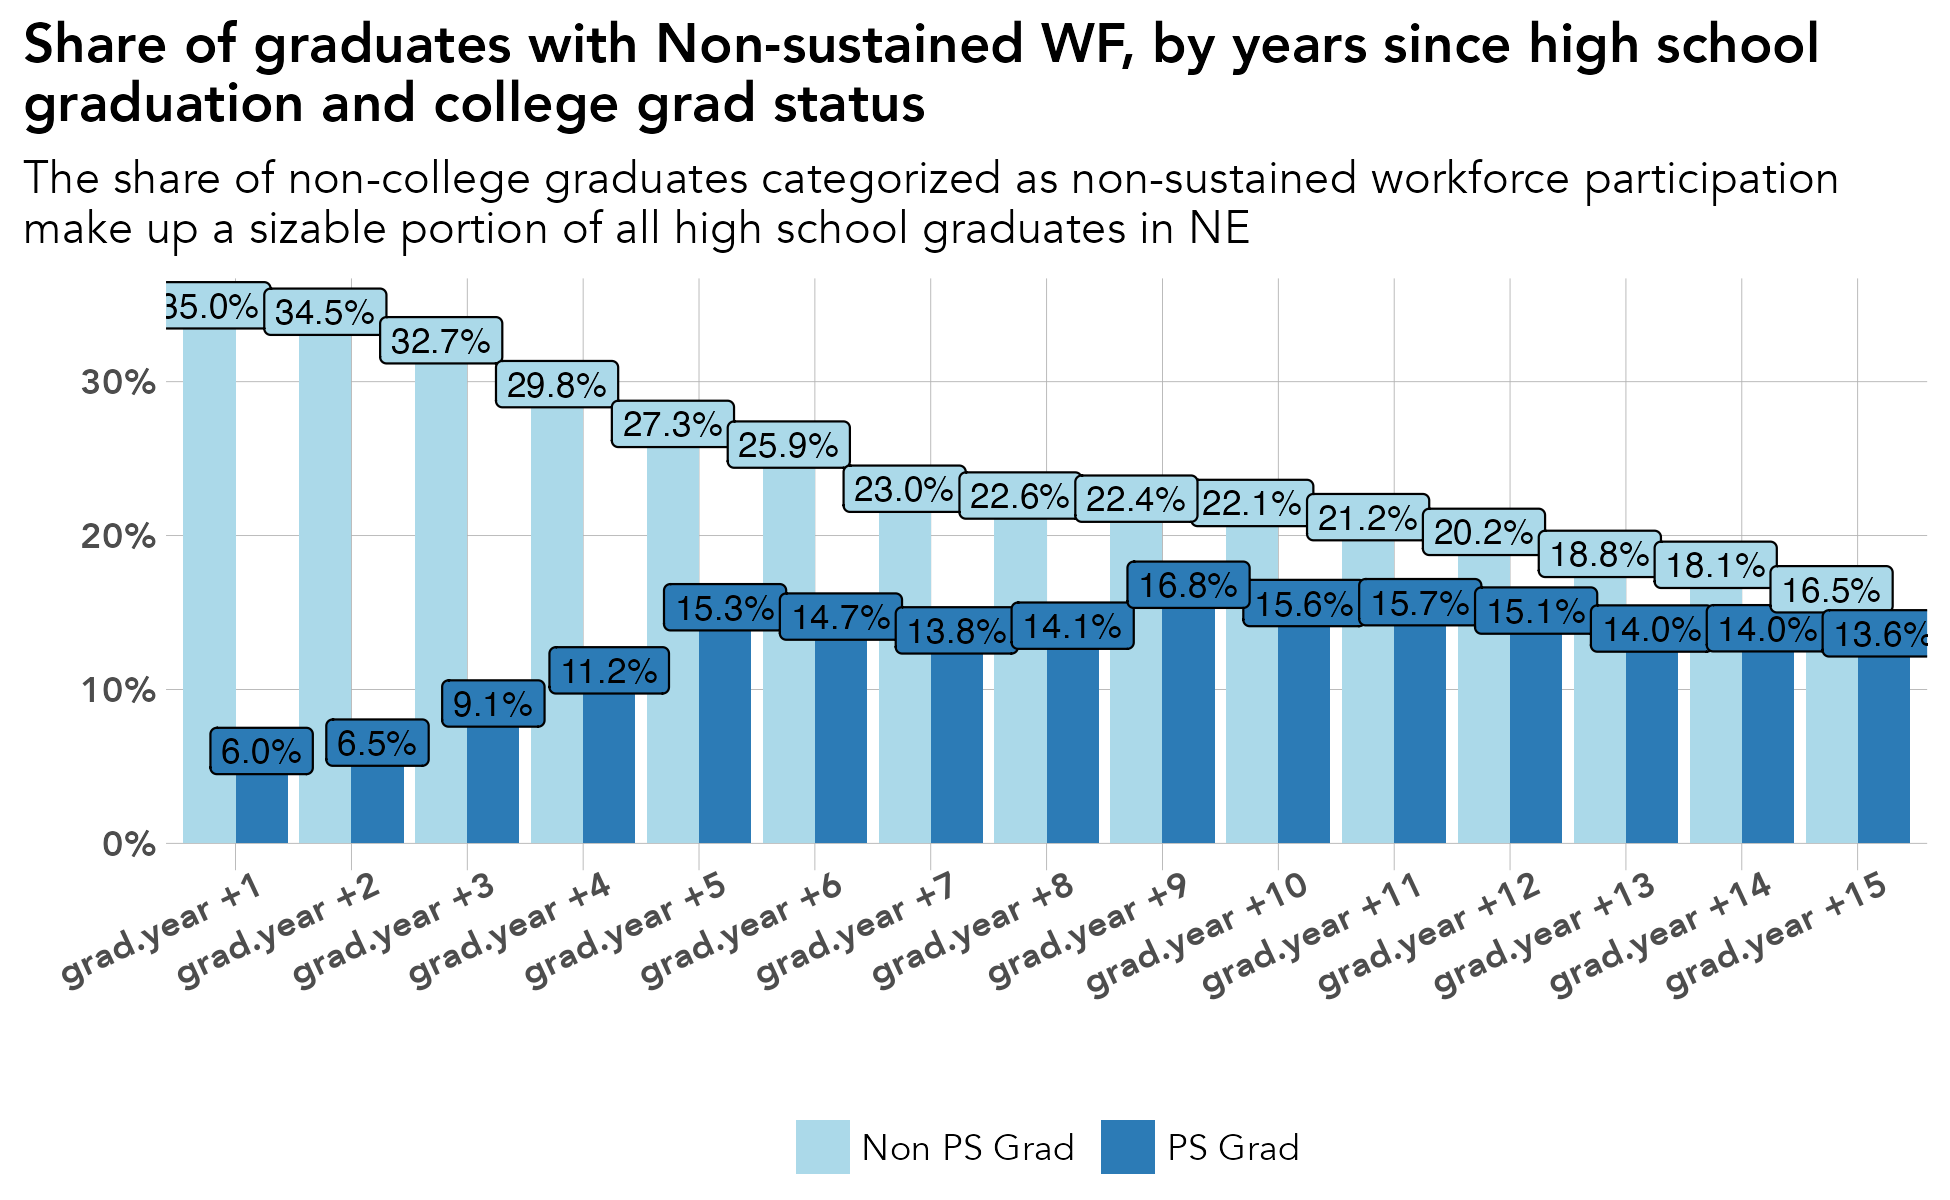

This figure's R source:
# library -----------------------------------------------------------------
library(tidyverse)
library(sf)
library(ggrepel)
library(scales)
library(ggiraph)
library(rmapshaper)
library(cowplot)
library(RColorBrewer)
library(readxl)
library(lubridate)
library(readxl)
library(systemfonts)
reset_font_cache()
library(ggtext)
library(janitor)
library(cowplot)


rm(list = ls())

# themes ------------------------------------------------------------------
theme_bar <- theme_bw() +
  theme(panel.grid.major = element_line(color = "grey70", size = 0.1),
        panel.grid.minor = element_blank(),
        axis.ticks = element_blank(),
        axis.text = element_text(face = "bold"),
        panel.border = element_blank(),
        legend.background = element_rect(fill = "transparent", color = "transparent"),
        legend.key = element_rect(fill = "transparent"),
        legend.key.size = unit(1, "lines"),
        legend.margin = margin(0,0,0,0),
        legend.title = element_blank(),
        legend.text = element_text(margin = margin(l = 2)),
        text = element_text(family = "Avenir") ,
        plot.title.position = "plot",
        plot.title = element_text(face = "bold"))

theme_line <- theme_bw() +
  theme(legend.background = element_rect(fill = "transparent", color = "transparent"),
        legend.key = element_rect(fill = "transparent"),
        legend.text = element_text(margin = margin(l = 2)),
        panel.grid.minor = element_blank(),
        panel.grid.major = element_line(color = "grey70", size = 0.1),
        axis.ticks = element_blank(),
        axis.text = element_text(face = "bold"),
        panel.border = element_blank(),
        legend.margin = margin(0,0,0,0),
        legend.key.size = unit(1, "lines"),
        text = element_text(family = "Avenir") ,
        plot.title.position = "plot",
        plot.title = element_text(face = "bold"))


theme_sf <- theme_bw() +
  theme(axis.text.x=element_blank(),
        axis.text.y=element_blank(),
        axis.ticks=element_blank(),
        panel.background = element_blank(),
        panel.grid.major = element_line(color = "white"),
        panel.border = element_blank(),
        legend.title = element_blank(),
        legend.text = element_text(margin = margin(l = 2)),
        legend.margin = margin(0,0,0,0),
        legend.key.size = unit(1, "lines"),
        text = element_text(family = "Avenir") ,
        plot.title.position = "plot",
        plot.title = element_text(face = "bold"))

regions <- read_csv("/Users/kellyasche/Library/CloudStorage/GoogleDrive-kasche@ruralmn.org/My Drive/Data Prep/R Projects/Join docs/county_regions.csv") %>%
  select(5,6) %>%
  unique() %>%
  mutate(edr = str_replace(edr, "  ", " "),
         planning.region = str_replace(planning.region, " Minnesota", ""),
         planning.region = fct_relevel(planning.region, "Northwest", "Northeast", "Central", "Seven County Mpls-St Paul", "Southwest", "Southeast"),
         edr = fct_relevel(edr, "EDR 1 - Northwest", "EDR 2 - Headwaters", "EDR 3 - Arrowhead", "EDR 4 - West Central", "EDR 5 - North Central", "EDR 6E- Southwest Central", "EDR 6W- Upper Minnesota Valley", "EDR 7E- East Central", "EDR 7W- Central", "EDR 8 - Southwest", "EDR 9 - South Central", "EDR 10 - Southeast", "EDR 11 - 7 County Twin Cities", "Minnesota"))

counties.regions <- read_csv("/Users/kellyasche/Library/CloudStorage/GoogleDrive-kasche@ruralmn.org/My Drive/Data Prep/R Projects/Join docs/county_regions.csv") %>%
  mutate(countyfp = formatC(countyfp, width = 3, flag = "0"),
         Name = str_to_title(Name),
         Name = str_replace(Name, "Q", "q"),
         Name = str_replace(Name, "Of The", "of the"),
         Name = str_replace(Name, "Mcleod", "McLeod"),
         Dem_Desc = ifelse(Name == "Minnesota", "Minnesota", Dem_Desc) ,
         edr = str_replace(edr, "  ", " "),
         planning.region = str_replace(planning.region, " Minnesota", ""),
         planning.region = fct_relevel(planning.region, "Northwest", "Northeast", "Central", "Seven County Mpls-St Paul", "Southwest", "Southeast"),
         edr = fct_relevel(edr, "EDR 1 - Northwest", "EDR 2 - Headwaters", "EDR 3 - Arrowhead", "EDR 4 - West Central", "EDR 5 - North Central", "EDR 6E- Southwest Central", "EDR 6W- Upper Minnesota Valley", "EDR 7E- East Central", "EDR 7W- Central", "EDR 8 - Southwest", "EDR 9 - South Central", "EDR 10 - Southeast", "EDR 11 - 7 County Twin Cities", "Minnesota"))

color.ruca <- c("Entirely rural" = "#009933", "Town/rural mix" = "#99CC33", "Urban/town/rural mix" = "#CC9966", "Entirely urban" = "#754C29", "Minnesota" = "black")

color.pr <- c("Northwest" = "#4575b4","Northeast" = "grey", "Central" = "#fee090", "Seven County Mpls-St Paul" = "#d73027", "Southwest" = "#91bfdb", "Southeast" = "#fc8d59", "Minnesota" = "black")

color.edr <- c("EDR 1 - Northwest" = "#b3cde3", "EDR 2 - Headwaters" = "#8c96c6", "EDR 3 - Arrowhead" = "#fe9929", "EDR 4 - West Central" = "#8856a7", "EDR 5 - North Central" = "#810f7c", "EDR 6E- Southwest Central" = "#e5f5f9", "EDR 6W- Upper Minnesota Valley" = "#bdc9e1", "EDR 7E- East Central" = "#99d8c9", "EDR 7W- Central" = "#2ca25f", "EDR 8 - Southwest" = "#74a9cf", "EDR 9 - South Central" = "#0570b0", "EDR 10 - Southeast" = "#d7301f", "EDR 11 - 7 County Twin Cities" = "#d8b365", "Minnesota" = "black")

color.pr.edr <- c ("Northwest" = "#4575b4","Northeast" = "#e0f3f8", "Central" = "#fee090", "Seven County Mpls-St Paul" = "#d73027", "Southwest" = "#91bfdb", "Southeast" = "#fc8d59", "Minnesota" = "black", "EDR 1 - Northwest" = "#b3cde3", "EDR 2 - Headwaters" = "#8c96c6", "EDR 3 - Arrowhead" = "#fe9929", "EDR 4 - West Central" = "#8856a7", "EDR 5 - North Central" = "#810f7c", "EDR 6E- Southwest Central" = "#e5f5f9", "EDR 6W- Upper Minnesota Valley" = "#bdc9e1", "EDR 7E- East Central" = "#99d8c9", "EDR 7W- Central" = "#2ca25f", "EDR 8 - Southwest" = "#74a9cf", "EDR 9 - South Central" = "#0570b0", "EDR 10 - Southeast" = "#d7301f", "EDR 11 - 7 County Twin Cities" = "#d8b365")

color.six <- c("#009933", "#4575b4", "grey", "#fee090", "#fc8d59", "#d73027")

mn_counties <- st_read("/Users/kellyasche/Library/CloudStorage/GoogleDrive-kasche@ruralmn.org/My Drive/Data Prep/R Projects/Shapefiles/County shapefiles/MNCounties_MNDOT.shp", quiet = TRUE) %>%
  ms_simplify(keep = .01, keep_shapes = TRUE) %>%
  rename("countyfp" = "FIPS_CODE")

counties.regions.1 <- counties.regions %>%
  mutate(statefp = "27",
         project.pr = ifelse(edr %in% c("EDR 1 - Northwest", "EDR 2 - Headwaters", "EDR 4 - West Central"), "Northwest",
                             ifelse(edr == "EDR 3 - Arrowhead", "Northeast",
                                    ifelse(edr %in% c("EDR 5 - North Central", "EDR 7E- East Central", "EDR 7W- Central"), "Central",
                                           ifelse(edr %in% c("EDR 6E- Southwest Central", "EDR 6W- Upper Minnesota Valley", "EDR 8 - Southwest"), "Southwest",
                                                  ifelse(edr %in% c("EDR 9 - South Central", "EDR 10 - Southeast"), "Southern", as.character(planning.region)))))),
         project.pr = fct_relevel(project.pr, "Northwest", "Northeast", "Central", "Seven County Mpls-St Paul", "Southwest", "Southern"))

# Prep data ---------------------------------------------------------------
original <- read_csv("Data/SLEDS/Masters/States/annual-seven-states.csv")

ps.grad <- read_csv("Data/SLEDS/Masters/Master-report-dataset.csv") %>%
  select(PersonID, ps.grad) 

data.non.ps.grad <- original %>%
  left_join(ps.grad, by = "PersonID") %>%
  filter(ps.grad == "No") %>%
  filter(!states %in% c("After 2023")) %>%
  mutate(states = ifelse(states %in% c("Meaningful emp EDR", "Meaningful emp County"), "Sustained WF - NE", states),
         states = str_replace(states, "Not meaningful, not attending ps", "Non-sustained WF"),
         states = str_replace(states, "Meaningful emp MN", "Sustained WF - MN"),
         states = str_replace(states, "No MN emp record, not attending ps", "No MN emp record"),
         states = fct_relevel(states, "Sustained WF - NE", "Sustained WF - MN", "Non-sustained WF", "No MN emp record")) %>%
  select(PersonID, grad.year, states) %>%
  group_by(grad.year, states) %>%
  summarize(n = n()) %>%
  ungroup() %>%
  group_by(grad.year) %>%
  mutate(pct = n / sum(n)) %>%
  ungroup() %>%
  filter(grad.year != "grad.year.0") %>%
  mutate(year.after.hs = str_sub(grad.year, -2, -1),
         year.after.hs = str_replace(year.after.hs, "\\.", ""),
         year.after.hs = as.integer(year.after.hs),
         year.after.hs = paste("grad.year +", year.after.hs, sep = ""),
         year.after.hs = fct_relevel(year.after.hs, "grad.year +1", "grad.year +2", "grad.year +3", "grad.year +4", "grad.year +5", "grad.year +6", "grad.year +7", "grad.year +8", "grad.year +9", "grad.year +10", "grad.year +11", "grad.year +12", "grad.year +13", "grad.year +14", "grad.year +15", )) %>%
  rename(pct.non.ps.grad = pct)

names(data.non.ps.grad)

data.ps.grad <- original %>%
  left_join(ps.grad, by = "PersonID") %>%
  filter(ps.grad == "Y") %>%
  filter(!states %in% c("After 2023")) %>%
  mutate(states = ifelse(states %in% c("Meaningful emp EDR", "Meaningful emp County"), "Sustained WF - NE", states),
         states = str_replace(states, "Not meaningful, not attending ps", "Non-sustained WF"),
         states = str_replace(states, "Meaningful emp MN", "Sustained WF - MN"),
         states = str_replace(states, "No MN emp record, not attending ps", "No MN emp record"),
         states = fct_relevel(states, "Sustained WF - NE", "Sustained WF - MN", "Non-sustained WF", "No MN emp record")) %>%
  select(PersonID, grad.year, states) %>%
  group_by(grad.year, states) %>%
  summarize(n = n()) %>%
  ungroup() %>%
  group_by(grad.year) %>%
  mutate(pct = n / sum(n)) %>%
  ungroup() %>%
  filter(grad.year != "grad.year.0") %>%
  mutate(year.after.hs = str_sub(grad.year, -2, -1),
         year.after.hs = str_replace(year.after.hs, "\\.", ""),
         year.after.hs = as.integer(year.after.hs),
         year.after.hs = paste("grad.year +", year.after.hs, sep = ""),
         year.after.hs = fct_relevel(year.after.hs, "grad.year +1", "grad.year +2", "grad.year +3", "grad.year +4", "grad.year +5", "grad.year +6", "grad.year +7", "grad.year +8", "grad.year +9", "grad.year +10", "grad.year +11", "grad.year +12", "grad.year +13", "grad.year +14", "grad.year +15", )) %>%
  rename(pct.ps.grad = pct)

names(data.ps.grad)

data <- data.non.ps.grad %>%
  left_join(data.ps.grad[,c(2, 4,5)], by = c("states", "year.after.hs")) %>%
  pivot_longer(names_to = "ps.grad.status", values_to = "pct", c(4, 6))%>%
  mutate(ps.grad.status = ifelse(ps.grad.status == "pct.ps.grad", "PS Grad", "Non PS Grad"))

names(data)
# Create chart ------------------------------------------------------------

ggplot(data = filter(data, states == "Non-sustained WF"), aes(year.after.hs, pct, fill = ps.grad.status, group = ps.grad.status)) +
  geom_col(position = "dodge") +
  geom_label(aes(label = percent(pct, accuracy = .1)), show.legend = FALSE, position = position_dodge(width = .9), color = "black", size = 3) +
  labs(x="", 
       y = "", 
       title = "Share of graduates with Non-sustained WF, by years since high school\ngraduation and college grad status",
       subtitle = "The share of non-college graduates categorized as non-sustained workforce participation\nmake up a sizable portion of all high school graduates in NE")+
  scale_y_continuous(labels=scales::percent) +
  scale_fill_manual(values = c("#abd9e9", "#2c7bb6")) +
  theme_bar+
  theme(legend.position = "bottom",
        axis.text.x = element_text(angle = 25, hjust = .9))

ggsave(filename = "Charts/Paper report/pct-non-sustained-wf-by-ps-grad-status.pdf", device = cairo_pdf, dpi = "print", width = 6.5, height = 4)

ggsave(filename = "Charts/Paper report/pct-non-sustained-wf-by-ps-grad-status.png", dpi = "print", width = 6.5, height = 4)
